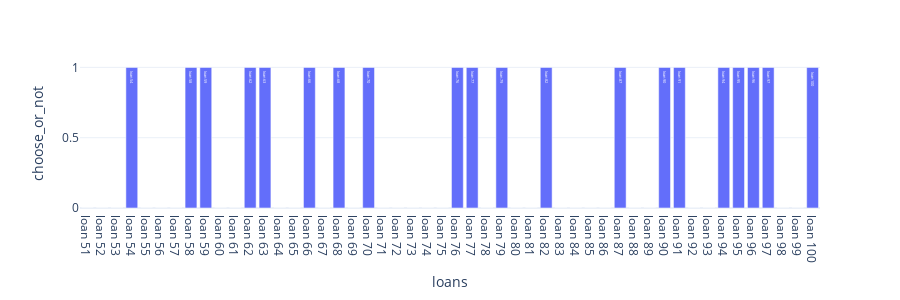

The notebook cell this image was saved under:
### Code cell
fig = px.bar(loans[50:], x = 'loans', y = 'choose_or_not', text='loans',height=300)
fig.update_layout()

### Figure 1 — Plotly figure (JSON) as saved in the notebook; plotly's stock layout.template omitted (floating-point values rounded to 4 significant figures)
{"data": [{"alignmentgroup": "True", "hoverlabel": {"namelength": 0}, "hovertemplate": "loans=%{text}<br>choose_or_not=%{y}", "legendgroup": "", "marker": {"color": "#636efa"}, "name": "", "offsetgroup": "", "orientation": "v", "showlegend": false, "text": ["loan 51", "loan 52", "loan 53", "loan 54", "loan 55", "loan 56", "loan 57", "loan 58", "loan 59", "loan 60", "loan 61", "loan 62", "loan 63", "loan 64", "loan 65", "loan 66", "loan 67", "loan 68", "loan 69", "loan 70", "loan 71", "loan 72", "loan 73", "loan 74", "loan 75", "loan 76", "loan 77", "loan 78", "loan 79", "loan 80", "loan 81", "loan 82", "loan 83", "loan 84", "loan 85", "loan 86", "loan 87", "loan 88", "loan 89", "loan 90", "loan 91", "loan 92", "loan 93", "loan 94", "loan 95", "loan 96", "loan 97", "loan 98", "loan 99", "loan 100"], "textposition": "auto", "type": "bar", "x": ["loan 51", "loan 52", "loan 53", "loan 54", "loan 55", "loan 56", "loan 57", "loan 58", "loan 59", "loan 60", "loan 61", "loan 62", "loan 63", "loan 64", "loan 65", "loan 66", "loan 67", "loan 68", "loan 69", "loan 70", "loan 71", "loan 72", "loan 73", "loan 74", "loan 75", "loan 76", "loan 77", "loan 78", "loan 79", "loan 80", "loan 81", "loan 82", "loan 83", "loan 84", "loan 85", "loan 86", "loan 87", "loan 88", "loan 89", "loan 90", "loan 91", "loan 92", "loan 93", "loan 94", "loan 95", "loan 96", "loan 97", "loan 98", "loan 99", "loan 100"], "xaxis": "x", "y": [0, 0, 0, 1, 0, 0, 0, 1, 1, 0, 0, 1, 1, 0, 0, 1, 0, 1, 0, 1, 0, 0, 0, 0, 0, 1, 1, 0, 1, 0, 0, 1, 0, 0, 0, 0, 1, 0, 0, 1, 1, 0, 0, 1, 1, 1, 1, 0, 0, 1], "yaxis": "y"}], "layout": {"barmode": "relative", "height": 300, "legend": {"tracegroupgap": 0}, "margin": {"t": 60}, "xaxis": {"anchor": "y", "domain": [0, 1], "title": {"text": "loans"}}, "yaxis": {"anchor": "x", "domain": [0, 1], "title": {"text": "choose_or_not"}}}}
